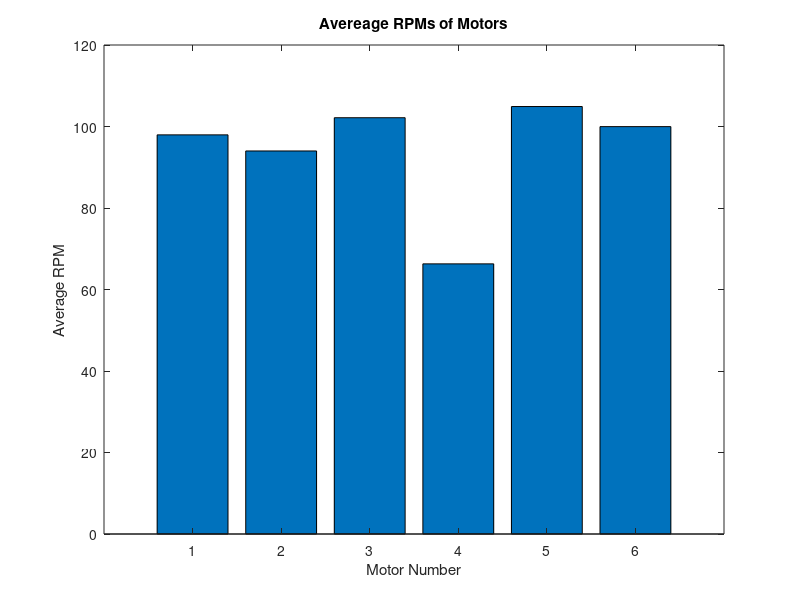
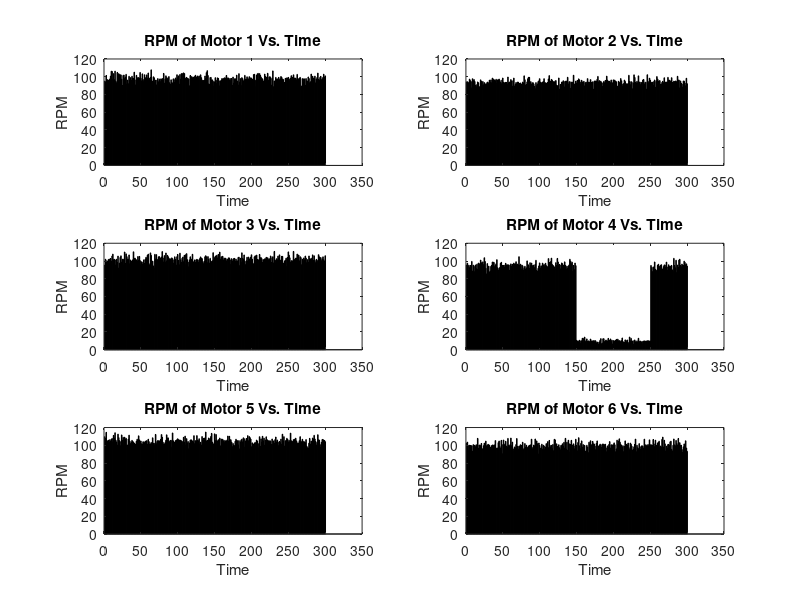

MATLAB code to generate these figures, in order:
%Cleans figures away
close all;

%Loads Motor_RPM
load('Motor_RPM');

%Cell of Motor data
motorData = {motor1; motor2; motor3; motor4; motor5; motor6};

%Creation of figure with name Mean RPMs
figure("Name","Mean RPMs");

%creates meanRPM array
meanRPM =[];

%calculates the mean rpm for each array
for i=1:6
    
    meanRPM = [meanRPM, mean(motorData{i})];
  
end

%graphs average rpm
bar(meanRPM);

%labels plot
ylabel("Average RPM");
xlabel("Motor Number");
title("Avereage RPMs of Motors");

%creates figure named Motor Problem Dectector
figure('Name',"Motor Problem Dectector")


for i=1:6
    %Creates subplot
    subplot(3,2,i)
    
    %graphs data
    bar(motorData{i},"black");
    
    %Labels plot
   xlabel("Time");
   ylabel("RPM");
   title(sprintf("RPM of Motor %d Vs. Time",i));
   
   %if the motor is the bad one paint the background red
   if i==4
       set(gca,'color','red');
       
   end 
    
end